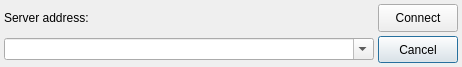
<?xml version="1.0" encoding="UTF-8"?>
<ui version="4.0">
 <class>ConnectToServerDialog</class>
 <widget class="QDialog" name="ConnectToServerDialog">
  <property name="geometry">
   <rect>
    <x>0</x>
    <y>0</y>
    <width>462</width>
    <height>67</height>
   </rect>
  </property>
  <property name="windowTitle">
   <string>Connect to server</string>
  </property>
  <property name="windowIcon">
   <iconset resource="../../resources/vsedit-job-server-watcher.qrc">
    <normaloff>:/link.png</normaloff>:/link.png</iconset>
  </property>
  <layout class="QGridLayout" name="gridLayout" rowstretch="1,1" columnstretch="1,0">
   <property name="leftMargin">
    <number>4</number>
   </property>
   <property name="topMargin">
    <number>4</number>
   </property>
   <property name="rightMargin">
    <number>4</number>
   </property>
   <property name="bottomMargin">
    <number>4</number>
   </property>
   <property name="spacing">
    <number>4</number>
   </property>
   <item row="0" column="0">
    <widget class="QLabel" name="label">
     <property name="text">
      <string>Server address:</string>
     </property>
    </widget>
   </item>
   <item row="0" column="1">
    <widget class="QPushButton" name="connectButton">
     <property name="sizePolicy">
      <sizepolicy hsizetype="Minimum" vsizetype="Expanding">
       <horstretch>0</horstretch>
       <verstretch>0</verstretch>
      </sizepolicy>
     </property>
     <property name="text">
      <string>Connect</string>
     </property>
    </widget>
   </item>
   <item row="1" column="0">
    <widget class="QComboBox" name="serverAddressComboBox">
     <property name="editable">
      <bool>true</bool>
     </property>
     <property name="insertPolicy">
      <enum>QComboBox::InsertAtTop</enum>
     </property>
    </widget>
   </item>
   <item row="1" column="1">
    <widget class="QPushButton" name="cancelButton">
     <property name="sizePolicy">
      <sizepolicy hsizetype="Minimum" vsizetype="Expanding">
       <horstretch>0</horstretch>
       <verstretch>0</verstretch>
      </sizepolicy>
     </property>
     <property name="text">
      <string>Cancel</string>
     </property>
     <property name="default">
      <bool>true</bool>
     </property>
    </widget>
   </item>
  </layout>
 </widget>
 <resources>
  <include location="resources/vsedit-job-server-watcher.qrc"/>
 </resources>
 <connections/>
</ui>
